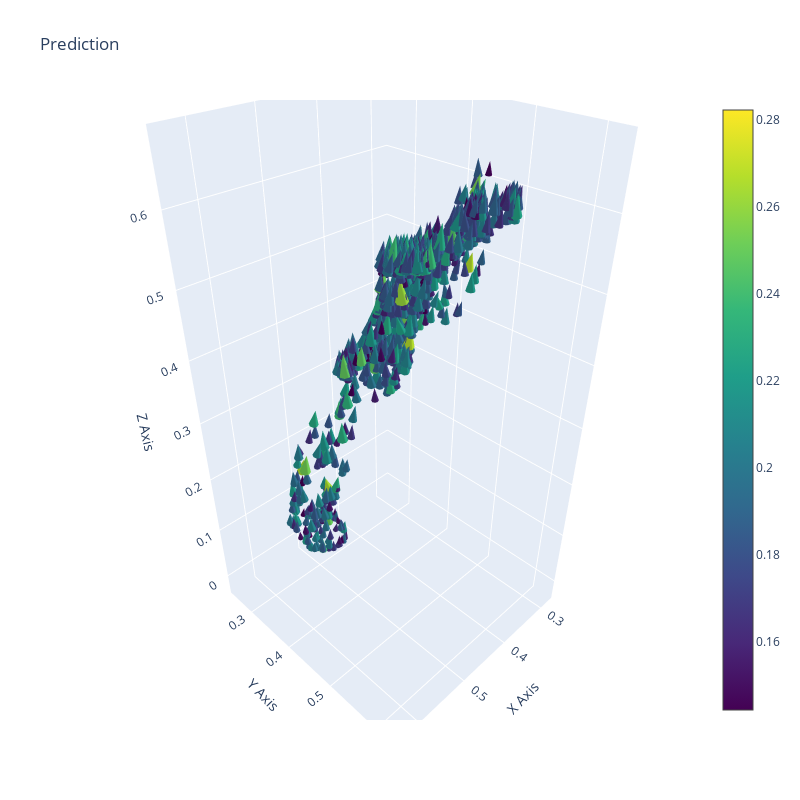
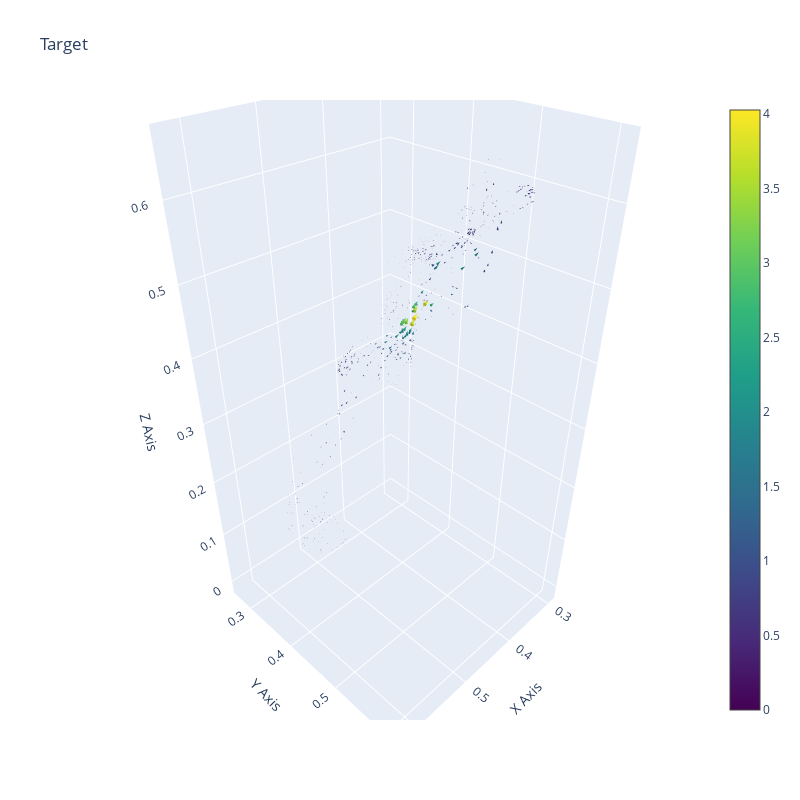

Notebook code for these charts, in order:
### Code cell
import plotly.graph_objects as go

xyz = input_sample[:,:3]

fig = go.Figure(data=[go.Cone(
    x=xyz[:,0], 
    y=xyz[:,1], 
    z=xyz[:,2],
    u=pred_sample[:,0], 
    v=pred_sample[:,1], 
    w=pred_sample[:,2],
    colorscale='Viridis',
    sizemode='absolute',
    sizeref=1,  # Increase the size reference to make the cones bigger
    showscale=True
    )])
fig.update_layout(scene=dict(
            xaxis_title='X Axis',
            yaxis_title='Y Axis',
            zaxis_title='Z Axis'),
            title="Prediction",
            height=800,
            width=800)
fig.show()

fig2 = go.Figure(data=[go.Cone(
    x=xyz[:,0], 
    y=xyz[:,1], 
    z=xyz[:,2],
    u=target_sample[:,0], 
    v=target_sample[:,1], 
    w=target_sample[:,2],
    colorscale='Viridis',
    sizemode='absolute',
    sizeref=2,
    showscale=True
    )])
fig2.update_layout(scene=dict(
            xaxis_title='X Axis',
            yaxis_title='Y Axis',
            zaxis_title='Z Axis'),
            title="Target",
            height=800,
            width=800)
fig2.show()

### Figure 1 — Plotly figure (JSON) as saved in the notebook; plotly's stock layout.template omitted (floating-point values rounded to 4 significant figures; data arrays with more than 128 entries replaced by an {"elided": "..."} marker saying what was removed)
{"data": [{"colorscale": [[0, "#440154"], [0.1111, "#482878"], [0.2222, "#3e4989"], [0.3333, "#31688e"], [0.4444, "#26828e"], [0.5556, "#1f9e89"], [0.6667, "#35b779"], [0.7778, "#6ece58"], [0.8889, "#b5de2b"], [1, "#fde725"]], "showscale": true, "sizemode": "absolute", "sizeref": 1, "type": "cone", "u": {"elided": "1000 float values"}, "v": {"elided": "1000 float values"}, "w": {"elided": "1000 float values"}, "x": {"elided": "1000 float values"}, "y": {"elided": "1000 float values"}, "z": {"elided": "1000 float values"}}], "layout": {"height": 800, "scene": {"xaxis": {"title": {"text": "X Axis"}}, "yaxis": {"title": {"text": "Y Axis"}}, "zaxis": {"title": {"text": "Z Axis"}}}, "title": {"text": "Prediction"}, "width": 800}}

### Figure 2 — Plotly figure (JSON) as saved in the notebook; plotly's stock layout.template omitted (floating-point values rounded to 4 significant figures; data arrays with more than 128 entries replaced by an {"elided": "..."} marker saying what was removed)
{"data": [{"colorscale": [[0, "#440154"], [0.1111, "#482878"], [0.2222, "#3e4989"], [0.3333, "#31688e"], [0.4444, "#26828e"], [0.5556, "#1f9e89"], [0.6667, "#35b779"], [0.7778, "#6ece58"], [0.8889, "#b5de2b"], [1, "#fde725"]], "showscale": true, "sizemode": "absolute", "sizeref": 2, "type": "cone", "u": {"elided": "1000 float values"}, "v": {"elided": "1000 float values"}, "w": {"elided": "1000 float values"}, "x": {"elided": "1000 float values"}, "y": {"elided": "1000 float values"}, "z": {"elided": "1000 float values"}}], "layout": {"height": 800, "scene": {"xaxis": {"title": {"text": "X Axis"}}, "yaxis": {"title": {"text": "Y Axis"}}, "zaxis": {"title": {"text": "Z Axis"}}}, "title": {"text": "Target"}, "width": 800}}
